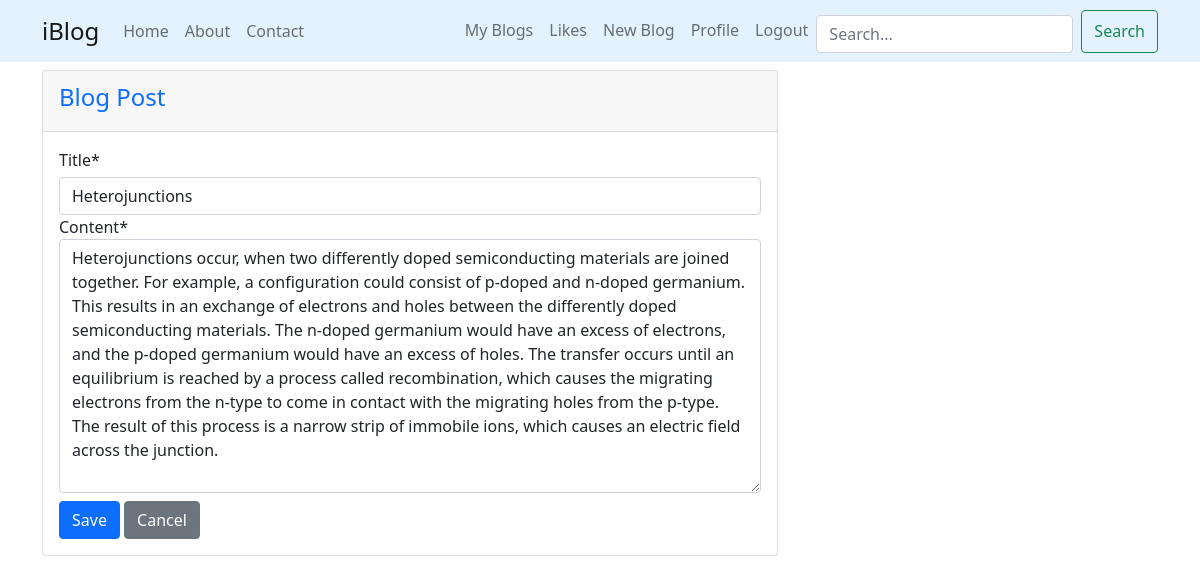
The page /blog/42/update/ (signed in) on the database its author committed.
### blog/models.py (models this page shows, shortened)
class BlogPost(models.Model):
    title = models.CharField(max_length=100)
    content = models.TextField()
    date_posted = models.DateTimeField(default=timezone.now)
    date_updated = models.DateTimeField(auto_now=True)
    author = models.ForeignKey(User, on_delete=models.CASCADE)
    likes = models.ManyToManyField(User, related_name='likes', blank=True)

### blog/views.py (the view, shortened to what this page needs)
# urls.py: path('blog/<int:pk>/update/', PostUpdateView.as_view(), name='blog-update'),
class PostUpdateView(LoginRequiredMixin, UserPassesTestMixin, UpdateView):
    model = BlogPost
    fields = ['title', 'content']
    def test_func(self):
        blogpost = self.get_object()
        if self.request.user == blogpost.author:
            return True
        return False

### blog/templates/blog/blogpost_form.html (shortened to what this page needs)
{% extends 'blog/base.html' %}
{% load crispy_forms_tags %}
{% block content %}
    <div class="card mb-2">
        <div class="card-header text-primary">
            <legend>Blog Post</legend>
        </div>
        <div class="card-body">
            <form method="POST">
                <div class="form-group">
                    {{ form|crispy }}
                </div>
                <div class="form-group mt-2">
                    <button class="btn btn-primary" type="submit">Save</button>
                    <a class="btn btn-secondary" href="{% url 'blog-home' %}" >Cancel</a>
                </div>
            </form>
        </div>
    </div>
{% endblock content %}

### blog/static/blog/style.css (style rules this page uses)
input { margin-top: 5px; }

### rows shown on the page
BlogPost: title "Heterojunctions", content "Heterojunctions occur, when two differently doped semiconducting materials are joined together. For example, a configuration could consist of p-doped and n-doped germanium. This results in an exchange of electrons and holes between the differently doped semiconducting materials. The n-doped germanium would have an excess of electrons, and the p-doped germanium would have an excess of holes. The transfer occurs until an equilibrium is reached by a process called recombination, which causes the migrating electrons from the n-type to come in contact with the migrating holes from the p-type. The result of this process is a narrow strip of immobile ions, which causes an electric field across the…"
